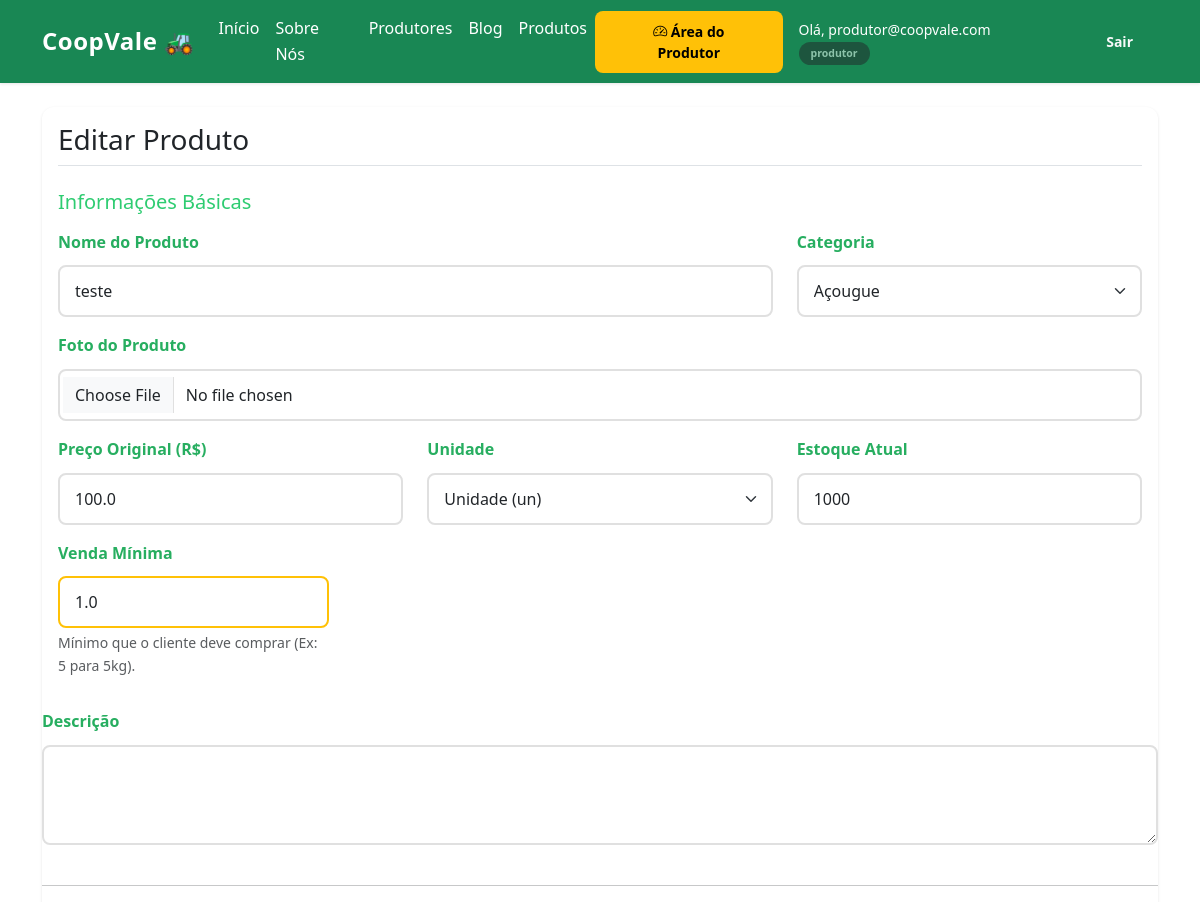
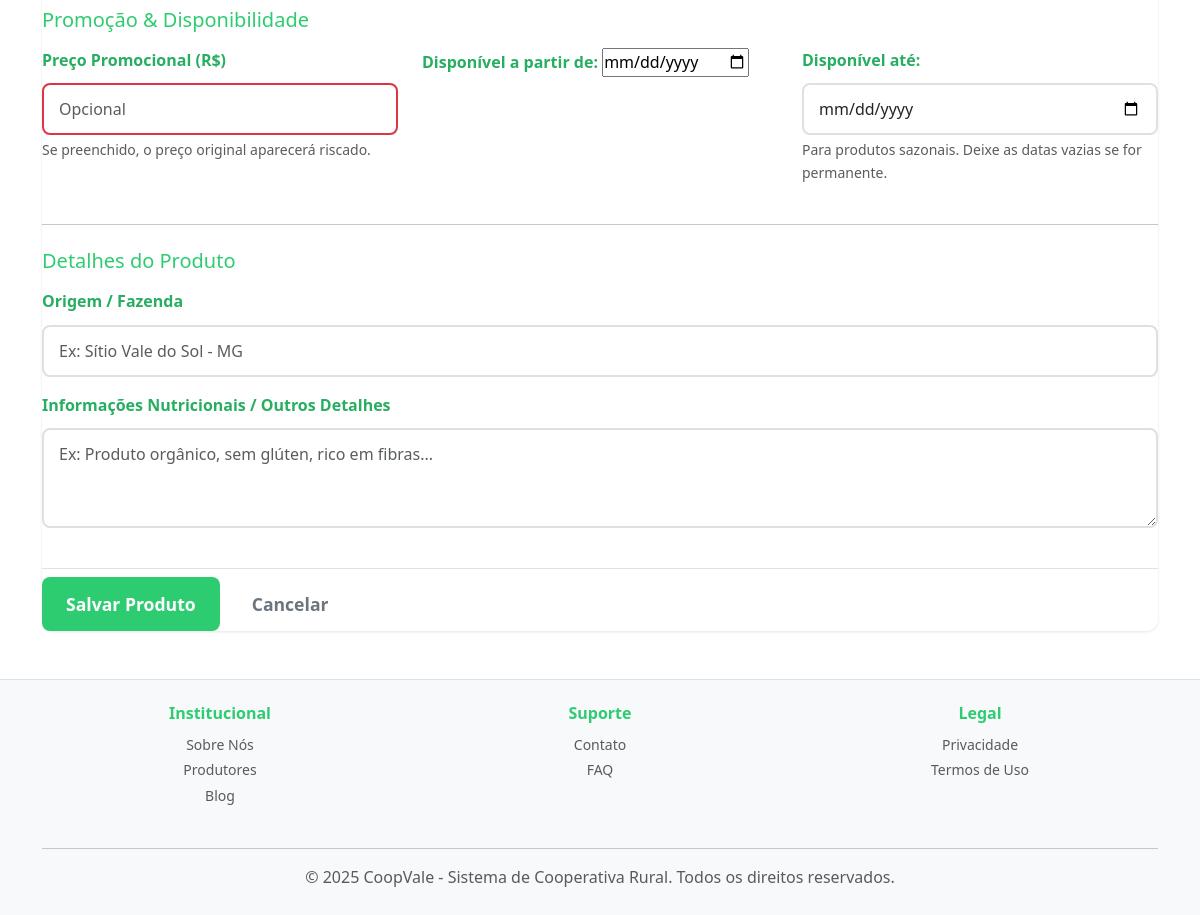
Page /produtos/editar/2 (signed in) on the earlier database version (2 pictures, top to bottom).
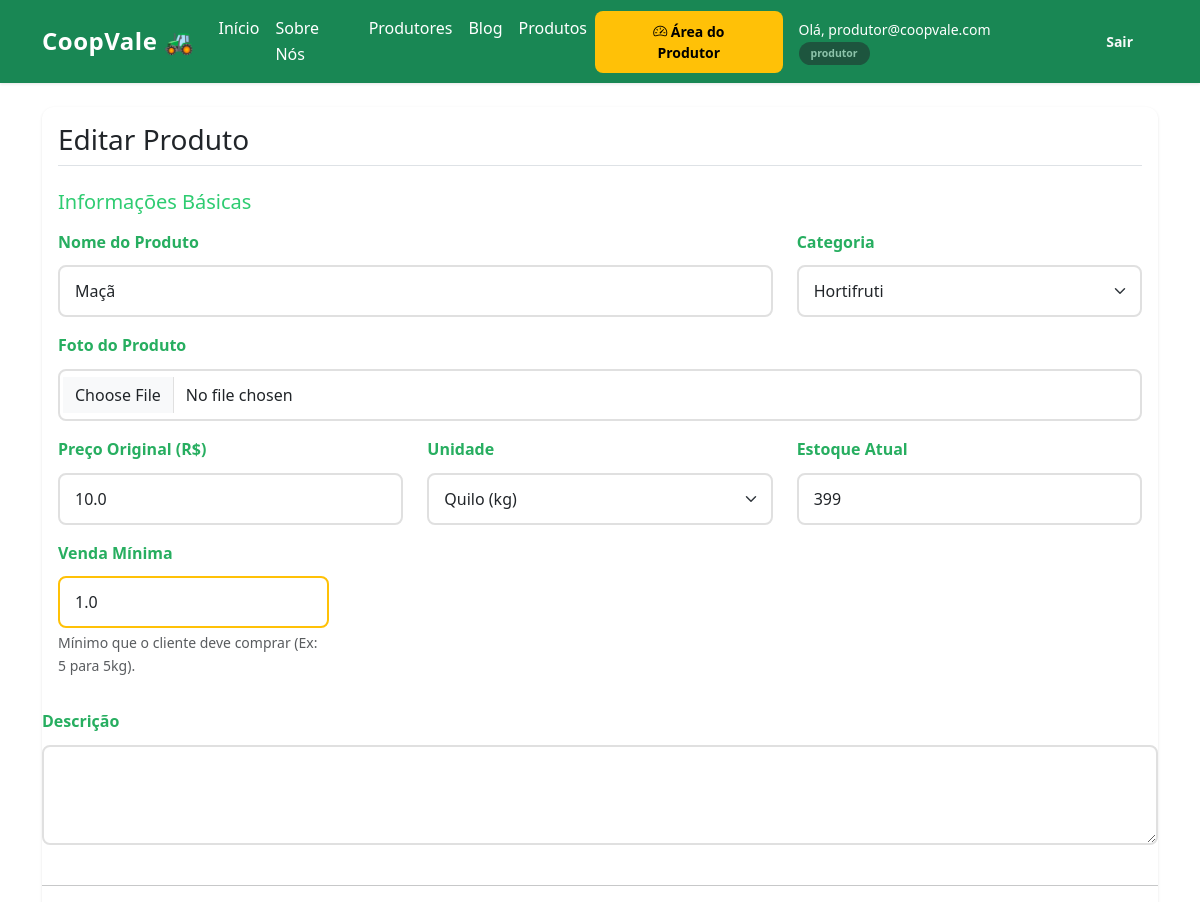
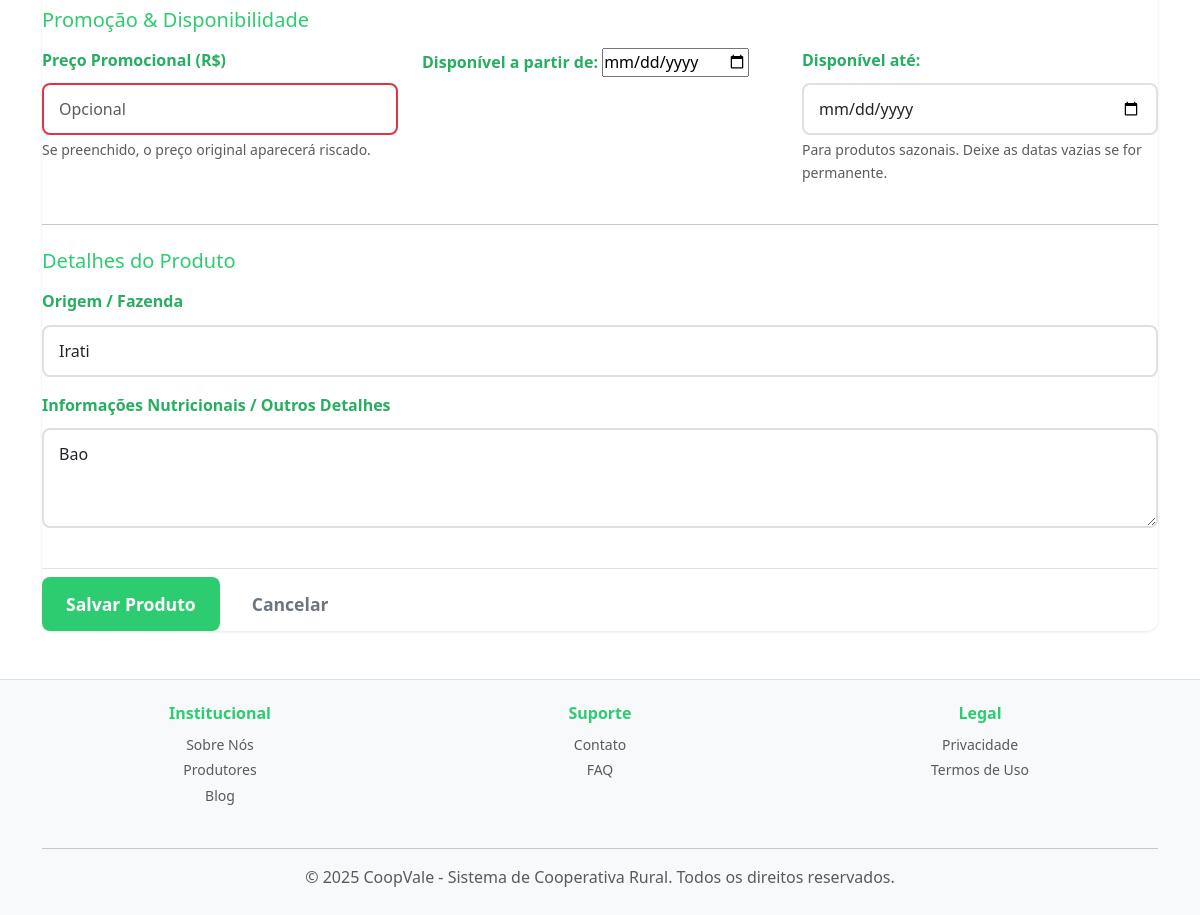
Same page on the later database version (2 pictures, top to bottom).
### app/models/models.py (models this page shows, shortened)
class Produto(db.Model):
    __tablename__ = 'produto'  # Adicione isso para consistência
    id = db.Column(db.Integer, primary_key=True)
    nome = db.Column(db.String(100), nullable=False)
    descricao = db.Column(db.Text)
    preco = db.Column(db.Float, nullable=False)
    unidade = db.Column(db.String(10))
    estoque = db.Column(db.Integer, default=0)
    imagens = db.Column(db.String(200))
    preco_promocional = db.Column(db.Float, nullable=True)
    quantidade_minima = db.Column(db.Float, default=1.0)
    origem = db.Column(db.String(100), nullable=True)
    info_nutricional = db.Column(db.Text, nullable=True)
    disponivel_inicio = db.Column(db.Date, nullable=True)
    disponivel_fim = db.Column(db.Date, nullable=True)
    produtor_id = db.Column(db.Integer, db.ForeignKey(
        "produtor.id"), nullable=False)
    categoria_id = db.Column(db.Integer, db.ForeignKey(
        "categoria.id"), nullable=False)

class Categoria(db.Model):
    id = db.Column(db.Integer, primary_key=True)
    nome = db.Column(db.String(50), unique=True, nullable=False)
    descricao = db.Column(db.Text)
    icone = db.Column(db.String(50))
    valor_minimo = db.Column(db.Float, default=0.0)
    produtos = db.relationship("Produto", backref="categoria", lazy=True)

### app/blueprints/produtos/routes.py (the view, shortened to what this page needs)
@produtos_bp.route("/editar/<int:id>", methods=["GET", "POST"])
@login_required
def editar_produto(id):
    produto = Produto.query.get_or_404(id)
    if current_user.tipo_usuario != 'admin' and produto.produtor_id != current_user.produtor.id:
        flash("Você não tem permissão para editar este produto.")
        return redirect(url_for('produtos.listar_produtos'))
    categorias = Categoria.query.all()
    return render_template("produtos/cadastro.html", categorias=categorias, produto=produto)

### app/models/models.py (called while the page is built)
    @property
    def is_active(self):
        return self.ativo

### app/templates/produtos/cadastro.html (shortened to what the changed rows need)
{% extends "base.html" %}
{% block conteudo %}
<div class="card shadow-sm">
    <div class="card-body">
        <form method="POST" enctype="multipart/form-data">
            <div class="row">
                <div class="col-md-8 mb-3">
                    <label class="form-label">Nome do Produto</label>
                    <input type="text" name="nome" value="{{ produto.nome if produto else '' }}" required
                        class="form-control">
                </div>
                <div class="col-md-4 mb-3">
                    <label class="form-label">Categoria</label>
                    <select name="categoria" required class="form-select">
                        {% for c in categorias %}
                        <option value="{{ c.id }}" {% if produto and produto.categoria_id==c.id %}selected{% endif %}>{{
                            c.nome }}</option>
                        {% endfor %}
                    </select>
                </div>
            </div>
            <div class="row">
                <div class="col-md-4 mb-3">
                    <label class="form-label">Preço Original (R$)</label>
                    <input type="text" name="preco" value="{{ produto.preco if produto else '' }}"
                        placeholder="Ex: 10.50" required class="form-control">
                </div>
                <div class="col-md-4 mb-3">
                    <label class="form-label">Unidade</label>
                    <select name="unidade" class="form-select">
                        <option value="un" {% if produto and produto.unidade=='un' %}selected{% endif %}>Unidade (un)
                        </option>
                        <option value="kg" {% if produto and produto.unidade=='kg' %}selected{% endif %}>Quilo (kg)
                        </option>
                    </select>
                </div>
                <div class="col-md-4 mb-3">
                    <label class="form-label">Estoque Atual</label>
                    <input type="number" name="estoque" value="{{ produto.estoque if produto else 0 }}" required
                        class="form-control">
                </div>
            </div>
            <div class="col-md-3 mb-3">
                <label class="form-label">Venda Mínima</label>
                <input type="number" name="quantidade_minima" value="{{ produto.quantidade_minima if produto else 1 }}"
                    min="1" step="1" class="form-control border-warning">
                <div class="form-text">Mínimo que o cliente deve comprar (Ex: 5 para 5kg).</div>
            </div>
    </div>
    <div class="row mb-3">
        <div class="col-md-4">
            <label class="form-label">Disponível até:</label>
            <input type="date" name="disponivel_fim" value="{{ produto.disponivel_fim if produto else '' }}"
                class="form-control">
            <div class="form-text">Para produtos sazonais. Deixe as datas vazias se for permanente.</div>
        </div>
    </div>
    <div class="mb-3">
        <label class="form-label">Origem / Fazenda</label>
        <input type="text" name="origem" value="{{ produto.origem if produto else '' }}" class="form-control"
            placeholder="Ex: Sítio Vale do Sol - MG">
    </div>
    <div class="mb-3">
        <label class="form-label">Informações Nutricionais / Outros Detalhes</label>
        <textarea name="info_nutricional" rows="3" class="form-control"
            placeholder="Ex: Produto orgânico, sem glúten, rico em fibras...">{{ produto.info_nutricional if produto else '' }}</textarea>
    </div>
</div>
</div>
{% endblock %}

Differences in the rows shown:
changed Produto: nome "teste" → "Maçã"; categoria "Açougue" → "Hortifruti"; preco "100.0" → "10.0"; unidade "Unidade (un)" → "Quilo (kg)"; estoque "1000" → "399"; origem (not shown) → "Irati"; info_nutricional (not shown) → "Bao"
